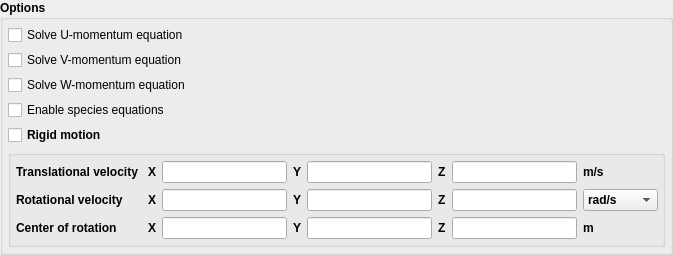
             <widget class="QGroupBox" name="groupbox_options">
              <property name="font">
               <font>
                <weight>75</weight>
                <bold>true</bold>
               </font>
              </property>
              <property name="styleSheet">
               <string notr="true"/>
              </property>
              <property name="title">
               <string>Options</string>
              </property>
              <property name="flat">
               <bool>true</bool>
              </property>
              <layout class="QGridLayout" name="gridLayout_2">
               <property name="leftMargin">
                <number>5</number>
               </property>
               <property name="topMargin">
                <number>5</number>
               </property>
               <property name="rightMargin">
                <number>5</number>
               </property>
               <property name="bottomMargin">
                <number>5</number>
               </property>
               <property name="spacing">
                <number>5</number>
               </property>
               <item row="6" column="0" colspan="2">
                <widget class="QGroupBox" name="groupbox_des_rigid_motion">
                 <property name="font">
                  <font/>
                 </property>
                 <property name="styleSheet">
                  <string notr="true"/>
                 </property>
                 <property name="title">
                  <string/>
                 </property>
                 <property name="flat">
                  <bool>true</bool>
                 </property>
                 <property name="checkable">
                  <bool>false</bool>
                 </property>
                 <property name="checked">
                  <bool>false</bool>
                 </property>
                 <layout class="QGridLayout" name="gridLayout_32">
                  <property name="leftMargin">
                   <number>5</number>
                  </property>
                  <property name="topMargin">
                   <number>5</number>
                  </property>
                  <property name="rightMargin">
                   <number>4</number>
                  </property>
                  <property name="bottomMargin">
                   <number>5</number>
                  </property>
                  <item row="1" column="6">
                   <widget class="QLabel" name="label_des_rigid_motion_omega_z">
                    <property name="text">
                     <string>Z</string>
                    </property>
                   </widget>
                  </item>
                  <item row="0" column="2">
                   <widget class="LineEdit" name="lineedit_keyword_des_rigid_motion_vel_args_P_1"/>
                  </item>
                  <item row="1" column="0">
                   <widget class="QLabel" name="label_des_rigid_motion_omega">
                    <property name="text">
                     <string>Rotational velocity</string>
                    </property>
                   </widget>
                  </item>
                  <item row="1" column="4">
                   <widget class="QLabel" name="label_des_rigid_motion_omega_y">
                    <property name="text">
                     <string>Y</string>
                    </property>
                   </widget>
                  </item>
                  <item row="2" column="0">
                   <widget class="QLabel" name="label_des_rigid_motion_rot_center">
                    <property name="text">
                     <string>Center of rotation </string>
                    </property>
                   </widget>
                  </item>
                  <item row="0" column="5">
                   <widget class="LineEdit" name="lineedit_keyword_des_rigid_motion_vel_args_P_2"/>
                  </item>
                  <item row="0" column="6">
                   <widget class="QLabel" name="label_des_rigid_motion_vel_z">
                    <property name="text">
                     <string>Z</string>
                    </property>
                   </widget>
                  </item>
                  <item row="1" column="2">
                   <widget class="LineEdit" name="lineedit_keyword_des_rigid_motion_omega_args_P_1"/>
                  </item>
                  <item row="0" column="4">
                   <widget class="QLabel" name="label_des_rigid_motion_vel_y">
                    <property name="text">
                     <string>Y</string>
                    </property>
                   </widget>
                  </item>
                  <item row="0" column="0">
                   <widget class="QLabel" name="label_des_rigid_motion_vel">
                    <property name="text">
                     <string>Translational velocity </string>
                    </property>
                   </widget>
                  </item>
                  <item row="1" column="7">
                   <widget class="LineEdit" name="lineedit_keyword_des_rigid_motion_omega_args_P_3"/>
                  </item>
                  <item row="0" column="8">
                   <widget class="QLabel" name="label_des_rigid_motion_units">
                    <property name="text">
                     <string>m/s</string>
                    </property>
                   </widget>
                  </item>
                  <item row="1" column="5">
                   <widget class="LineEdit" name="lineedit_keyword_des_rigid_motion_omega_args_P_2"/>
                  </item>
                  <item row="0" column="7">
                   <widget class="LineEdit" name="lineedit_keyword_des_rigid_motion_vel_args_P_3"/>
                  </item>
                  <item row="0" column="1">
                   <widget class="QLabel" name="label_des_rigid_motion_vel_x">
                    <property name="text">
                     <string>X</string>
                    </property>
                   </widget>
                  </item>
                  <item row="1" column="1">
                   <widget class="QLabel" name="label_des_rigid_motion_omega_x">
                    <property name="text">
                     <string>X</string>
                    </property>
                   </widget>
                  </item>
                  <item row="2" column="1">
                   <widget class="QLabel" name="label_des_rigid_motion_rot_center_x">
                    <property name="text">
                     <string>X</string>
                    </property>
                   </widget>
                  </item>
                  <item row="2" column="4">
                   <widget class="QLabel" name="label_des_rigid_motion_rot_center_y">
                    <property name="text">
                     <string>Y</string>
                    </property>
                   </widget>
                  </item>
                  <item row="2" column="6">
                   <widget class="QLabel" name="label_des_rigid_motion_rot_center_z">
                    <property name="text">
                     <string>Z</string>
                    </property>
                   </widget>
                  </item>
                  <item row="2" column="8">
                   <widget class="QLabel" name="label_des_rigid_motion_rot_center_units">
                    <property name="text">
                     <string>m</string>
                    </property>
                   </widget>
                  </item>
                  <item row="2" column="2">
                   <widget class="LineEdit" name="lineedit_keyword_des_rigid_motion_rot_center_args_P_1"/>
                  </item>
                  <item row="2" column="5">
                   <widget class="LineEdit" name="lineedit_keyword_des_rigid_motion_rot_center_args_P_2"/>
                  </item>
                  <item row="2" column="7">
                   <widget class="LineEdit" name="lineedit_keyword_des_rigid_motion_rot_center_args_P_3"/>
                  </item>
                  <item row="1" column="8">
                   <widget class="ComboBox" name="combobox_keyword_omega_unit">
                    <item>
                     <property name="text">
                      <string>rad/s</string>
                     </property>
                    </item>
                    <item>
                     <property name="text">
                      <string>deg/s</string>
                     </property>
                    </item>
                    <item>
                     <property name="text">
                      <string>rev/s</string>
                     </property>
                    </item>
                    <item>
                     <property name="text">
                      <string>rad/min</string>
                     </property>
                    </item>
                    <item>
                     <property name="text">
                      <string>deg/min</string>
                     </property>
                    </item>
                    <item>
                     <property name="text">
                      <string>rev/min</string>
                     </property>
                    </item>
                   </widget>
                  </item>
                 </layout>
                </widget>
               </item>
               <item row="3" column="0" rowspan="2" colspan="2">
                <widget class="CheckBox" name="checkbox_species_eq">
                 <property name="font">
                  <font>
                   <weight>50</weight>
                   <bold>false</bold>
                  </font>
                 </property>
                 <property name="text">
                  <string>Enable species equations</string>
                 </property>
                </widget>
               </item>
               <item row="2" column="0" colspan="2">
                <widget class="CheckBox" name="checkbox_momentum_z_eq">
                 <property name="font">
                  <font>
                   <weight>50</weight>
                   <bold>false</bold>
                  </font>
                 </property>
                 <property name="text">
                  <string>Solve W-momentum equation</string>
                 </property>
                </widget>
               </item>
               <item row="1" column="0" colspan="2">
                <widget class="CheckBox" name="checkbox_momentum_y_eq">
                 <property name="font">
                  <font>
                   <weight>50</weight>
                   <bold>false</bold>
                  </font>
                 </property>
                 <property name="text">
                  <string>Solve V-momentum equation</string>
                 </property>
                </widget>
               </item>
               <item row="0" column="0" colspan="2">
                <widget class="CheckBox" name="checkbox_momentum_x_eq">
                 <property name="font">
                  <font>
                   <weight>50</weight>
                   <bold>false</bold>
                  </font>
                 </property>
                 <property name="text">
                  <string>Solve U-momentum equation</string>
                 </property>
                </widget>
               </item>
               <item row="5" column="0">
                <widget class="QCheckBox" name="checkbox_des_rigid_motion">
                 <property name="text">
                  <string>Rigid motion</string>
                 </property>
                </widget>
               </item>
              </layout>
             </widget>
